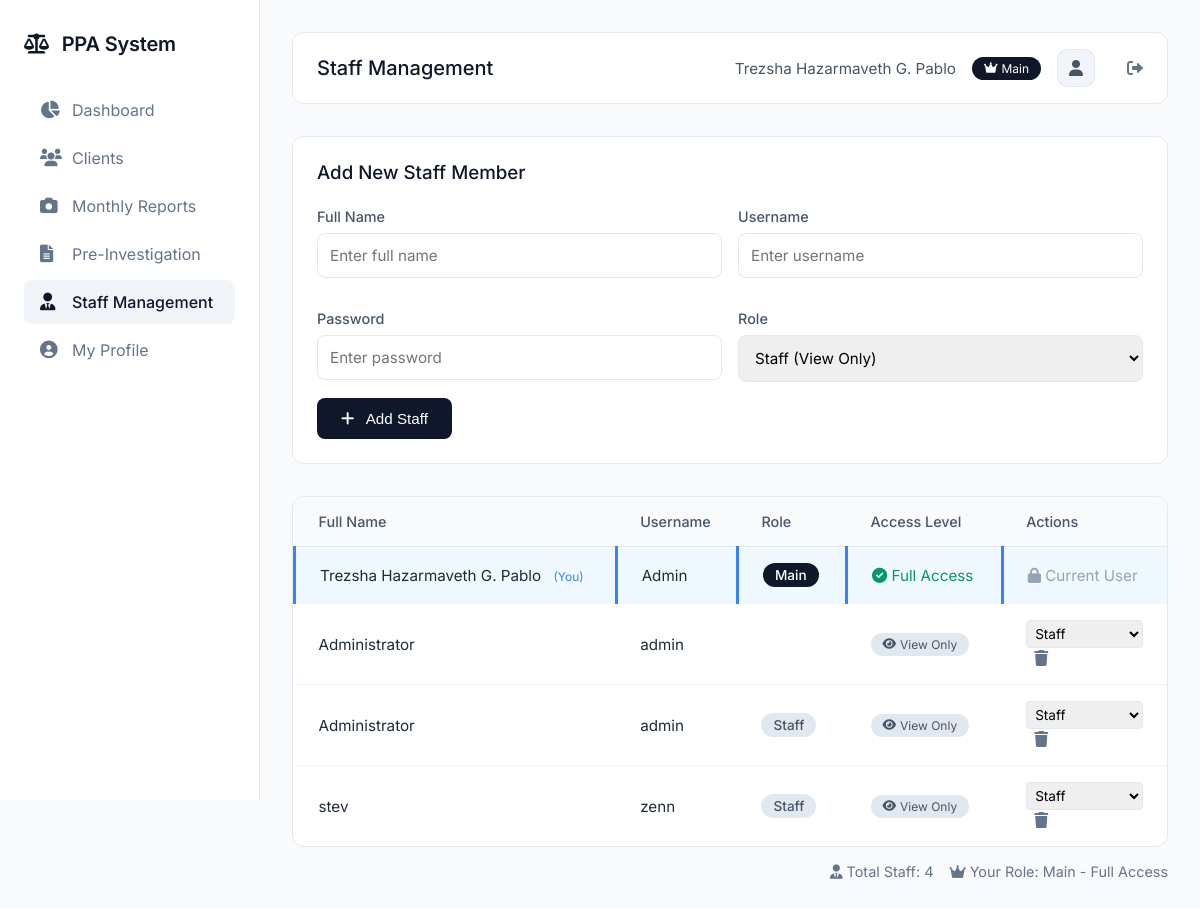
/staff_management.php (signed in), run on an earlier commit of the app's database.
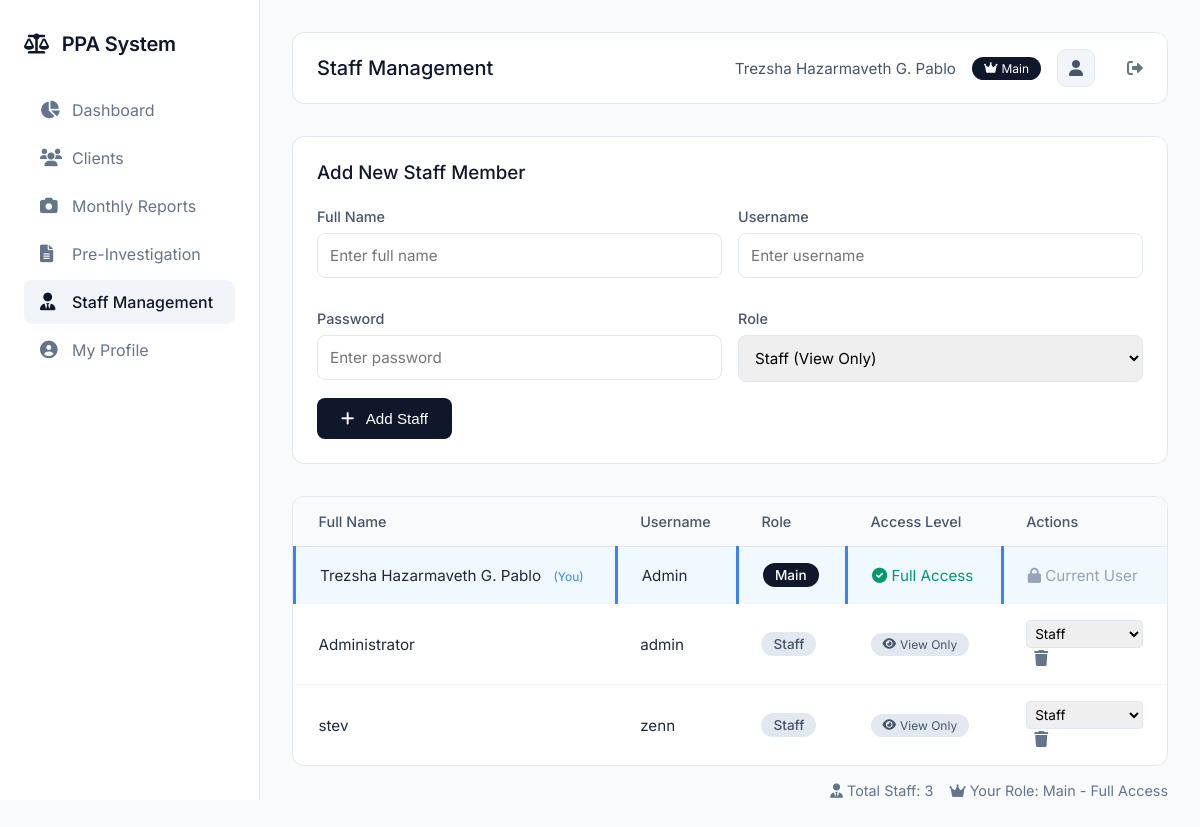
And on a later commit of the database.
### tables this page shows
CREATE TABLE `staff` (
  `id` int(11) NOT NULL,
  `fullname` varchar(100) DEFAULT NULL,
  `username` varchar(50) DEFAULT NULL,
  `password` varchar(50) DEFAULT NULL,
  `role` varchar(20) DEFAULT NULL
);

### staff_management.php (the view, shortened to what the changed rows need)
<?php
include 'config/database.php';
$current_username = $_SESSION['username'];
$current_role = $_SESSION['role'] ?? 'staff';
$can_manage_staff = ($current_role == 'main' || $current_role == 'admin');
$staff = mysqli_query($conn, "SELECT * FROM staff ORDER BY
    CASE role
        WHEN 'main' THEN 1
        WHEN 'admin' THEN 2
        ELSE 3
    END, fullname ASC");
?>
<!DOCTYPE html>
<html lang="en">
<head>
    <link rel="stylesheet" href="https://cdnjs.cloudflare.com/ajax/libs/font-awesome/6.0.0/css/all.min.css">
</head>
<body>
    <div class="app">
        <div class="main">
            <div class="top-bar">
                <h1 class="page-title">Staff Management</h1>
            </div>
            <div class="table-container">
                <table>
                    <thead>
                        <tr>
                            <th>Full Name</th>
                            <th>Username</th>
                            <th>Role</th>
                            <th>Access Level</th>
                            <?php if($can_manage_staff): ?>
                            <th>Actions</th>
                            <?php endif; ?>
                        </tr>
                    </thead>
                    <tbody>
                        <?php
                        $counter = 0;
                        while($row = mysqli_fetch_assoc($staff)):
                            $counter++;
                            $is_current = ($row['username'] == $current_username);
                        ?>
                        <tr class="<?php echo $is_current ? 'current-user' : ''; ?>">
                            <td>
                                <?php echo htmlspecialchars($row['fullname']); ?>
                                <?php if($is_current): ?>
                                    <span style="margin-left: 8px; font-size: 0.75rem; color: #3b82f6;">(You)</span>
                                <?php endif; ?>
                            </td>
                            <td><?php echo htmlspecialchars($row['username']); ?></td>
                            <td>
                                <span class="role-badge role-<?php echo $row['role']; ?>">
                                    <?php echo ucfirst($row['role']); ?>
                                </span>
                            </td>
                            <td>
                                <?php if($row['role'] == 'main' || $row['role'] == 'admin'): ?>
                                    <span style="color: #059669;">
                                        <i class="fas fa-check-circle"></i> Full Access
                                    </span>
                                <?php else: ?>
                                    <span class="view-only-badge">
                                        <i class="fas fa-eye"></i> View Only
                                    </span>
                                <?php endif; ?>
                            </td>
                            <?php if($can_manage_staff): ?>
                            <td>
                                <?php if(!$is_current): ?>
                                    <form method="POST" style="display: inline;">
                                        <select name="new_role" class="role-select" onchange="this.form.submit()" style="margin-right: 0.5rem;">
                                            <option value="staff" <?php echo $row['role'] == 'staff' ? 'selected' : ''; ?>>Staff</option>
                                        </select>
                                    </form>
                                    <a href="?delete=<?php echo $row['id']; ?>" class="action-link delete" onclick="return confirm('Are you sure you want to delete this staff member?')">
                                        <i class="fas fa-trash"></i>
                                    </a>
                                <?php else: ?>
                                    <span style="color: #94a3b8;">
                                        <i class="fas fa-lock"></i> Current User
                                    </span>
                                <?php endif; ?>
                            </td>
                            <?php endif; ?>
                        </tr>
                        <?php endwhile; ?>
                    </tbody>
                </table>
            </div>
            <div style="margin-top: 1rem; display: flex; gap: 1rem; justify-content: flex-end; color: #64748b; font-size: 0.9rem;">
                <span><i class="fas fa-user-tie"></i> Total Staff: <?php echo $counter; ?></span>
                <span>
                    <i class="fas fa-<?php echo $current_role == 'main' ? 'crown' : ($current_role == 'admin' ? 'shield' : 'eye'); ?>"></i>
                    Your Role: <?php echo ucfirst($current_role); ?> -
                    <?php echo $can_manage_staff ? 'Full Access' : 'View Only'; ?>
                </span>
            </div>
        </div>
    </div>
</body>
</html>

What changed in the data, as far as the page shows it:
removed staff: fullname "Administrator", username "admin", shows "View Only"
Also different on the page:
$counter: "4" → "3"
